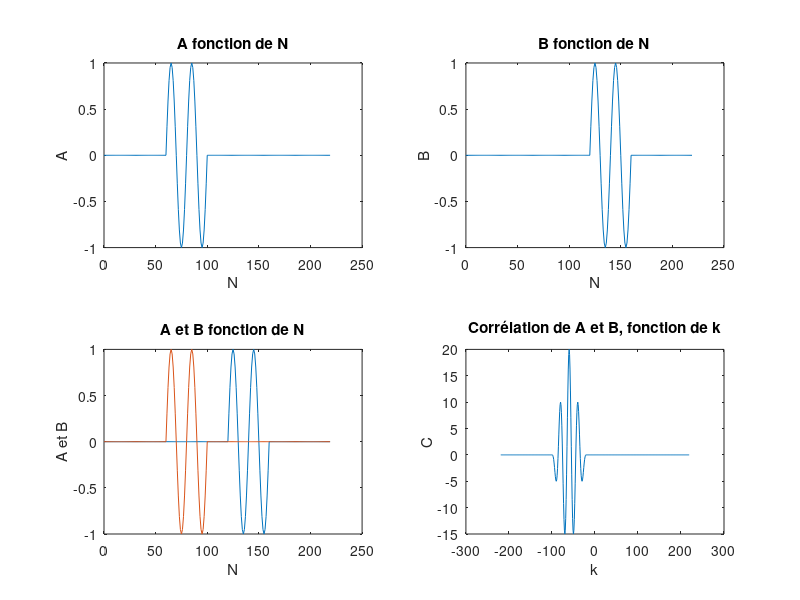

The MATLAB source for this figure:
clear;
close all;
clc;
n = 0:39;
x = sin(2*pi*n/20);

%plot(x)
%figure
%stem(x)

disp('=============================================================')

% ones(,)
A = [zeros(1,60), x, zeros(1,120)];
B = [zeros(1,120), x, zeros(1,60)];
N = 0:219;

subplot(221)
plot(N,A)
title('A fonction de N')
xlabel('N')
ylabel('A')

subplot(222)
plot(N,B)
title('B fonction de N')
xlabel('N')
ylabel('B')

subplot(223)
plot(N,B)
hold on
ylabel('A et B')
plot(N,A)
title('A et B fonction de N')
xlabel('N')


[C, k] = xcorr(A,B);

% C en fonction de k
subplot(224)
plot(k,C)
title('Corrélation de A et B, fonction de k')
xlabel('k')
ylabel('C')